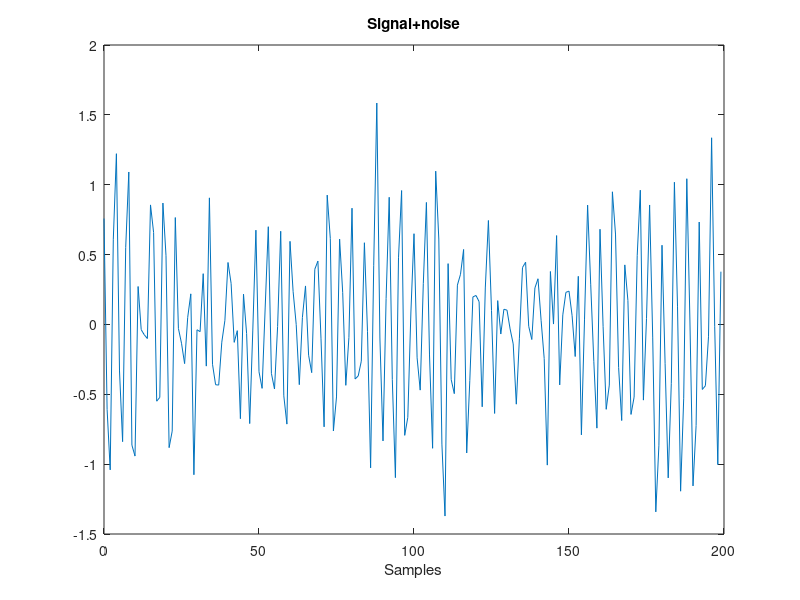

MATLAB code for this plot: (Note: this script raises an error after producing the figure.)
%Author - Orchisama Das

%this script generates additive sinusoids artificially and compares their
%theoretical and estimated autocorrelation function and matrices.
%Additionally, the circulant structure of the matrices under certain
%conditions and the corresponding eigenvalues are explored.

close all, clear all, clc;
n = 0:2000;
%clean signal
%example 1
%y = cos(0.4*pi.*n + 0.1*pi) + 0.5*cos(0.5*pi.*n+0.3*pi) + 0.2*cos(0.6*pi.*n);
%example 2
y = cos(0.5*pi.*n) + cos(0.52*pi.*n + 0.25*pi);
%nornalize signal power to 0dB
y_norm = y./max(abs(y));
snr = 10;
%signal+noise
x = awgn(y_norm, snr);
var_w = var(x - y_norm);

figure;
plot(n(1:200),x(1:200));
xlabel('Samples');title('Signal+noise');

%theoretical autocorrelation
%example 1
%R = 0.5*cos(n.*0.4*pi) + 0.125*cos(0.5*pi.*n) + 0.02*cos(0.6*pi.*n);
%example 2
R = 0.5*cos(0.5*pi.*n) + 0.5*cos(0.52*pi.*n);
%normalize autocorrelation function
R = R./(max(abs(y))^2);
%compensating for additive white noise
R(1) = R(1) + var_w;
%find periodicity of autocorrelation function
M = find_periodicity(R,0.001);
R = R(1:M);
%estimate autocorrelation function from data
R_hat = estimate_autocorrelation_function(x,M);
%this will determine if the resulting estimated autocorrelation matrix will
%be circulant
symm = is_symmetric(R_hat)

figure;
plot(1:M,R);hold on;
plot(1:M,R_hat);hold off;grid on;
xlabel('Lags');legend('Theoretical ACF','Estimated ACF');
title('Autocorrelation function');

%estimating power spectrum
win_R = hamming(M)'.*R;
win_Rhat = hamming(M)'.*R_hat;
Nfft = 2^nextpow2(M);
psd_thr = fftshift(fft(win_R,Nfft));
psd_est = fftshift(fft(win_Rhat,Nfft));
freq = linspace(-pi,pi,Nfft);
psd_thr = 20*log10(abs(psd_thr)/max(abs(psd_thr)));
psd_est = 20*log10(abs(psd_est)/max(abs(psd_est)));
[peaks_thr, freqs_thr] = find_peaks(psd_thr,4);
[peaks_est, freqs_est] = find_peaks(psd_est,4);

%plot power spectrums
figure;
plot(freq/pi, psd_thr);hold on;grid on;
plot(freq/pi, psd_est);hold on;grid on;
plot(freqs_thr/pi, peaks_thr,'*b');hold on;
plot(freqs_est/pi, peaks_est,'*r');hold off;
xlabel('Frequency in pi*rad/s');ylabel('Mag in dB');
legend('Theoretical PSD','Estimated PSD');
title('Power spectrum');

%%Comments - we can see that the autocorrelation function is periodic. Let
%%the period be denoted as p. If we choose M = np, where n is any positive
%%integer, the resulting autocorrelation matrix will be circulant. 
%%The minimum order which will yield a circulant matrix is M=p %%

%get theoretical autocorrelation matrix
auto_mat = toeplitz(R);
%try with matlab's built-in function - this is not circulant
[corr_mat,auto_mat_est] = corrmtx(x, M-1);
%try converting estimated autocorrelation function to toeplitz - this is
%not exactly circulant but is very close
%auto_mat_est = toeplitz(R_hat);
% get eigenvalues of theoretical autocorrelation matrix
[eigvec_R, eigval_R] = eig(auto_mat);
%get DFT matrix
dftm = dftmtx(M);
%get eigenvalues of theoretical autocorrelation matrix via dft
eigval_R_dft = dftm * R';
% get eigenvalues of estimated autocorrelation matrix via dft
eigval_R_est_dft =  dftm * R_hat';

%find a corresponding circulant matrix
%toeplitz(col, row)
circ = toeplitz(circshift(flipud(R(:)),1),R);
[eigvec_circ, eigval_circ] = eig(circ);

%check if created circulant matrix is indeed circulant for sanity check
flag0 = is_circulant(circ)
%check if theoretical autocorrelation matrix is circulant
flag1 = is_circulant(auto_mat)
%check if estimated autocorrelation matrix is circulant
flag2 = is_circulant(auto_mat_est)

%plot eigenvalues
figure;
stem(1:M, sort(abs(diag(eigval_R)), 'descend'));hold on;
stem(1:M, sort(abs(diag(eigval_circ)), 'descend'));hold on;
stem(1:M, sort(abs(eigval_R_dft), 'descend'));hold on;
stem(1:M, sort(abs(eigval_R_est_dft), 'descend'));hold off;
legend('eigenvalues of theoretical autocorrelation matrix',...
    'eigenvalues of circulant matrix', 'eigenvalues of theoretical matrix calcuated with DFT', 'eigenvalues of estimated matrix calculated with DFT');

%mean squared error between theoretical eigenvalues
mse_theor = mean(abs((sort(abs(diag(eigval_R)) - sort(abs(eigval_R_dft))))).^2)
%mean squared error between estimated eigenvalue
mse_est = mean(abs((sort(abs(diag(eigval_R)) - sort(abs(eigval_R_est_dft))))).^2)

%find eigenvectors corresponding to top eigenvalues
[eig_sort, inds] = sort(abs(eigval_R_est_dft), 'descend');
pos = determine_number_of_sinusoids(eig_sort, 5);
top_eigvals = eig_sort(1:2*pos);
top_eigvals_pos = inds(1:2*pos);
%eigenvectors are corresponding rows in DFT matrix
eigvec_top = dftm(top_eigvals_pos,:);
%frequency resolution
f_res = 2*pi/M;
%frequency present in signal according to positions of top eigenvalues
f_detected = -pi + (top_eigvals_pos-1)*f_res;
%frequency detected normalized by pi radians
f_detected/pi 

